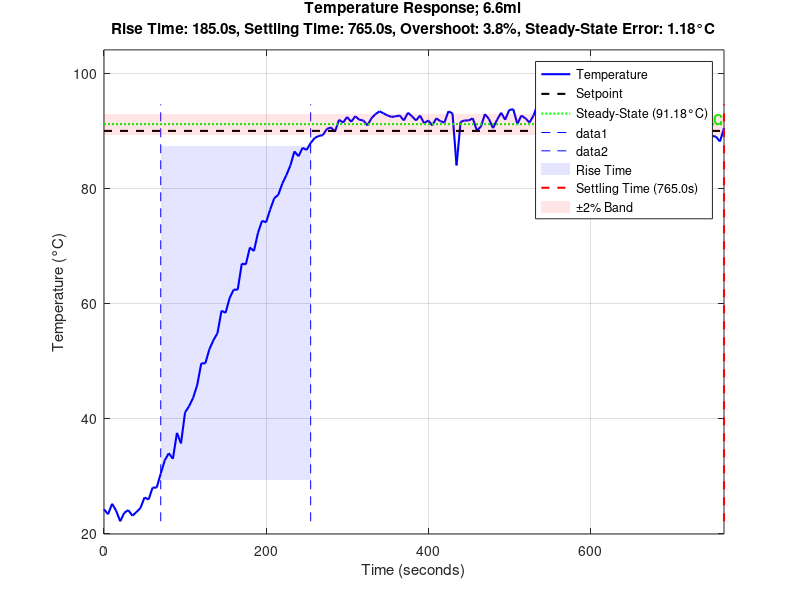

This chart was generated by the following MATLAB code:
function response_analysis()
    % Input data
    data = [24.18, 23.32, 25.15, 23.93, 22.1, 23.57, 24.05, 23.08, 23.69, 24.42, ...
            26.25, 25.89, 27.96, 27.96, 30.4, 32.72, 33.94, 32.97, 37.48, 35.65, ...
            41.03, 42.12, 43.59, 45.79, 49.57, 49.57, 52.01, 53.6, 54.82, 58.73, ...
            58.36, 60.93, 62.39, 62.39, 66.91, 66.79, 69.72, 69.11, 72.28, 74.36, ...
            74.11, 76.31, 78.27, 78.88, 80.83, 82.3, 84, 86.45, 85.59, 87.06, ...
            86.69, 87.91, 88.77, 89.13, 89.26, 90.35, 90.6, 89.87, 91.94, 91.45, ...
            92.43, 91.58, 92.55, 91.94, 91.82, 90.96, 92.19, 92.92, 93.41, 93.04, ...
            92.67, 92.43, 92.55, 92.67, 91.82, 93.16, 92.55, 91.82, 92.67, 91.33, ...
            91.82, 90.96, 92.19, 91.7, 91.45, 93.41, 93.04, 84, 91.58, 91.82, ...
            91.82, 92.19, 90.11, 90.72, 92.92, 92.06, 90.48, 91.94, 93.16, 91.94, ...
            93.65, 93.77, 91.21, 92.67, 92.19, 91.45, 92.67, 94.63, 90.84, 90.48, ...
            92.67, 91.82, 90.23, 91.94, 91.94, 91.58, 91.82, 91.09, 90.48, 89.99, ...
            91.09, 90.84, 91.82, 91.82, 91.09, 90.23, 91.82, 92.43, 90.72, 91.82, ...
            91.09, 90.23, 91.82, 92.43, 90.72, 93.04, 92.67, 92.19, 91.94, 93.89, ...
            91.94, 91.82, 92.55, 89.5, 91.21, 89.99, 90.96, 92.19, 90.35, 91.82, ...
            89.13, 89.01, 88.16, 90.48];

    % Parameters
    setpoint = 90;
    settling_percentage = 2; % 2% settling band
    sample_time = 5; % seconds per sample
    
    % Create time vector
    time = (0:length(data)-1) * sample_time;
    temperature = data;
    
    % Calculate response characteristics
    [results] = calculate_response_parameters(time, temperature, setpoint, settling_percentage);
    
    % Display results (now includes steady-state error)
    display_results(results, setpoint);
    
    % Plot response
    plot_response(time, temperature, setpoint, results, settling_percentage);
end

function [results] = calculate_response_parameters(time, temperature, setpoint, settling_percentage)
    % Initialize results structure
    results = struct();
    
    % Basic characteristics
    results.min_value = min(temperature);
    results.max_value = max(temperature);
    
    % Calculate steady-state value (average of last 20 samples for better accuracy)
    steady_state_window = min(20, length(temperature)); % Use last 20 samples or all if <20
    results.steady_state = mean(temperature(end-steady_state_window+1:end));
    
    % Rise Time (10% to 90%)
    v10 = results.min_value + 0.1 * (results.max_value - results.min_value);
    v90 = results.min_value + 0.9 * (results.max_value - results.min_value);
    
    t10_idx = find(temperature >= v10, 1, 'first');
    t90_idx = find(temperature >= v90, 1, 'first');
    results.rise_time = time(t90_idx) - time(t10_idx);
    results.t10 = time(t10_idx);
    results.t90 = time(t90_idx);
    
    % Overshoot
    results.overshoot_percentage = ((results.max_value - results.steady_state) / ...
                                   results.steady_state) * 100;
    
    % Steady-State Error (always positive)
    results.steady_state_error = abs(setpoint - results.steady_state);  % <-- Key change
    results.steady_state_error_percentage = (results.steady_state_error / setpoint) * 100;
    
    % Settling Time
    settling_band = settling_percentage / 100 * results.steady_state;
    lower_bound = results.steady_state - settling_band;
    upper_bound = results.steady_state + settling_band;
    
    % Find last point outside the band
    outside_band = (temperature < lower_bound) | (temperature > upper_bound);
    settling_idx = find(outside_band, 1, 'last');
    
    if ~isempty(settling_idx) && settling_idx < length(time)
        results.settling_time = time(settling_idx + 1);
    else
        results.settling_time = 0;
    end
    
    % Store bounds for plotting
    results.lower_bound = lower_bound;
    results.upper_bound = upper_bound;
end

function display_results(results, setpoint)
    fprintf('=== System Response Analysis ===\n');
    fprintf('Rise Time (10%%-90%%): %.2f seconds\n', results.rise_time);
    fprintf('Settling Time (2%% band): %.2f seconds\n', results.settling_time);
    fprintf('Overshoot: %.2f%%\n', results.overshoot_percentage);
    fprintf('Steady-State Value: %.2f°C\n', results.steady_state);
    fprintf('Steady-State Error: %.2f°C (%.2f%% of setpoint)\n', ...
            results.steady_state_error, results.steady_state_error_percentage);
    fprintf('Setpoint: %.2f°C\n', setpoint);
end

function plot_response(time, temperature, setpoint, results, settling_percentage)
    figure('Position', [100, 100, 800, 600]);
    
    % Main plot
    plot(time, temperature, 'b-', 'LineWidth', 1.5, 'DisplayName', 'Temperature');
    hold on;
    grid on;
    
    % Setpoint line
    plot([time(1), time(end)], [setpoint, setpoint], 'k--', 'LineWidth', 1.5, 'DisplayName', 'Setpoint');
    
    % Steady-state line with error annotation
    steady_state_line = plot([time(1), time(end)], [results.steady_state, results.steady_state], ...
         'g:', 'LineWidth', 1.5, 'DisplayName', sprintf('Steady-State (%.2f°C)', results.steady_state));
    
    % Annotate steady-state error
    text(time(end), results.steady_state, ...
        sprintf('Error: %.2f°C', results.steady_state_error), ...
        'VerticalAlignment', 'bottom', 'HorizontalAlignment', 'right', ...
        'Color', 'green', 'FontWeight', 'bold');
    
    % Rise time indicators
    plot([results.t10, results.t10], [min(temperature), max(temperature)], 'b--', 'LineWidth', 0.5);
    plot([results.t90, results.t90], [min(temperature), max(temperature)], 'b--', 'LineWidth', 0.5);
    patch([results.t10, results.t90, results.t90, results.t10], ...
          [results.min_value+0.1*(results.max_value-results.min_value), ...
           results.min_value+0.1*(results.max_value-results.min_value), ...
           results.min_value+0.9*(results.max_value-results.min_value), ...
           results.min_value+0.9*(results.max_value-results.min_value)], ...
          'b', 'FaceAlpha', 0.1, 'EdgeColor', 'none', 'DisplayName', 'Rise Time');
    
    % Settling time indicators
    if results.settling_time > 0
        settling_line = plot([results.settling_time, results.settling_time], [min(temperature), max(temperature)], ...
             'r--', 'LineWidth', 1.5, 'DisplayName', sprintf('Settling Time (%.1fs)', results.settling_time));
    end
    
    % Settling band
    settling_band = patch([time(1), time(end), time(end), time(1)], ...
          [results.lower_bound, results.lower_bound, ...
           results.upper_bound, results.upper_bound], ...
          'r', 'FaceAlpha', 0.1, 'EdgeColor', 'none', 'DisplayName', sprintf('±%d%% Band', settling_percentage));
    
    % Labels and title
    xlabel('Time (seconds)');
    ylabel('Temperature (°C)');
    title(sprintf('Temperature Response; 6.6ml\nRise Time: %.1fs, Settling Time: %.1fs, Overshoot: %.1f%%, Steady-State Error: %.2f°C', ...
          results.rise_time, results.settling_time, results.overshoot_percentage, results.steady_state_error));
    
    % Legend
    legend('Location', 'best');
    
    % Adjust axes
    ylim([min(temperature)*0.9, max(temperature)*1.1]);
    xlim([time(1), time(end)]);
    
    hold off;
end